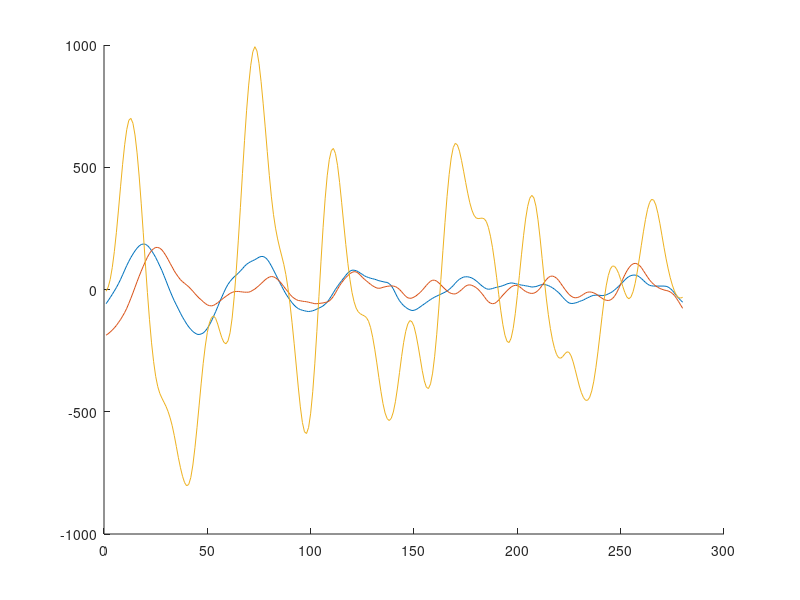

MATLAB code to generate this figure: (Note: this script raises an error after producing the figure.)
clc, close all, clear all
load('crossAccAt28930.mat')

accRes = 16*2 + 14;
res = 32;
crossAcc = crossAcc/ (2^(accRes-res+1));
crossAcc = round(crossAcc);

hold on;
plot(crossAcc(:,1))
plot(crossAcc(:,2))
plot(crossAcc(:,3))

crossAcc(:,1) = mod(crossAcc(:,1), 2^(res-1)) -(2^(res-1))*floor(crossAcc(:,1)./(2^(res-1)));
crossAcc(:,2) = mod(crossAcc(:,2), 2^(res-1)) -(2^(res-1))*floor(crossAcc(:,2)./(2^(res-1)));
crossAcc(:,3) = mod(crossAcc(:,3), 2^(res-1)) -(2^(res-1))*floor(crossAcc(:,3)./(2^(res-1)));

str1="";
str2="";
str3="";
for i=1:length(crossAcc(:,1))
    A = dec2bin(abs(crossAcc(i,1)), res);
    B = dec2bin(abs(crossAcc(i,2)), res);
    C = dec2bin(abs(crossAcc(i,3)), res);
    str1 = str1+A + "\n";
    str2 = str2+B + "\n";
    str3 = str3+C + "\n";
end

fileId = fopen("corr1.txt", 'w');
fprintf(fileId, str1);
fclose(fileId);
fileId = fopen("corr2.txt", 'w');
fprintf(fileId, str2);
fclose(fileId);
fileId = fopen("corr3.txt", 'w');
fprintf(fileId, str3);
fclose(fileId);
